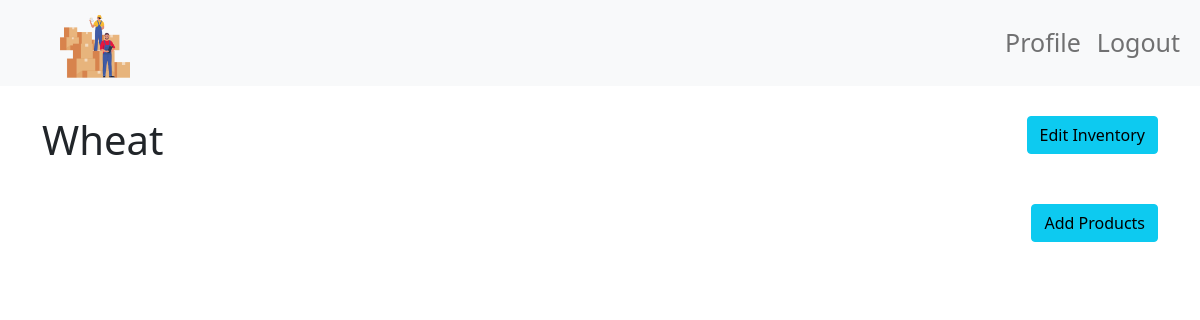
Page /inventory/1/ (signed in) on the earlier database version.
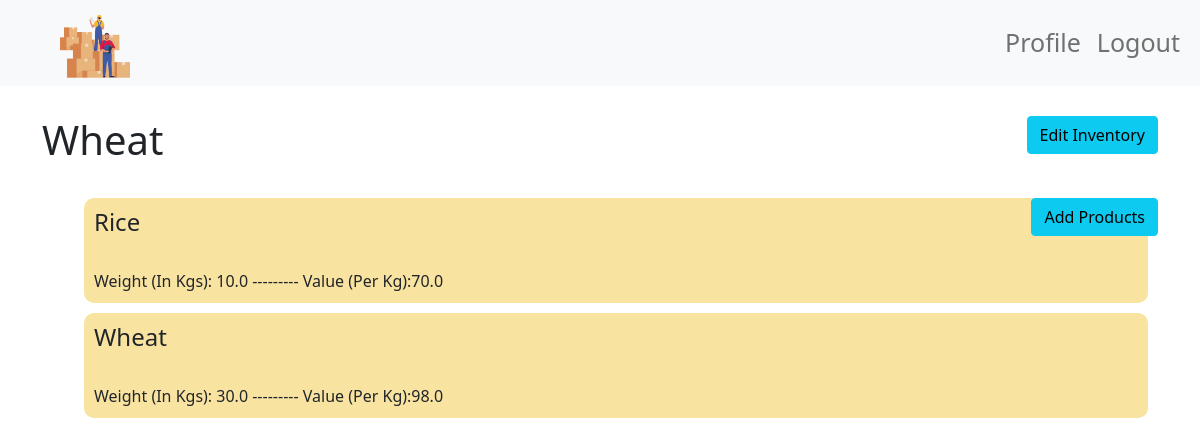
Same page on the later database version.
### base/models.py (models this page shows, shortened)
class Inventory(models.Model):
    user = models.ForeignKey(User,on_delete=models.CASCADE)
    name = models.CharField(max_length=20,default="Add A Name To Your Inventory")
    date_created = models.DateTimeField(null=False,default=timezone.now)
    products_present = models.ManyToManyField(Product)

class Product(models.Model):
    pname = models.CharField(max_length=30,null=False,default='item')
    weight = models.FloatField()
    value = models.FloatField()
    date_added = models.DateTimeField(null=False,default=timezone.now)

### base/views.py (the view)
# urls.py: path('inventory/<str:pk>/',views.inventory,name='inventory'),
@login_required(login_url='signin')
def inventory(request,pk):
    inventory = m.Inventory.objects.get(id=pk)
    products = inventory.products_present.all()
    if request.user != inventory.user:
        return Http404()
    else:
        context = {'inventory':inventory,"products":products}
        return render(request,'base/inventory.html',context)

### base/templates/base/inventory.html (shortened to what this page needs)
{% extends 'main.html' %}
{% block content %}
{% load static %}
<link rel="stylesheet" href="{% static 'css/main.css' %}">
    <div class="container">
        <div class="title-wrapper">
           <h1>{{ inventory.name }}</h1>
            <a class="btn btn-info" href="{% url 'edit_inventory' inventory.id %}">Edit Inventory</a>
        </div>
        <br>
        <div class="product-wrapper">
            <p class="pro_btn">
                <a class="btn btn-info" href="{% url 'add_product' inventory.id %}">Add Products</a>
            </p>
           <ul>
                {% for product in inventory.products_present.all %}
                    <li class="product">
                        <h4>{{ product.pname }}</h4>
                        <br>
                        Weight (In Kgs): {{ product.weight }} --------- Value (Per Kg):{{ product.value }}
                    </li>
                {% endfor %}
            </ul>
        </div>
{% endblock content %}

### base/templates/main.html (shortened to what this page needs)
<!DOCTYPE html>
<html lang="en">
    {% load static %}
<head>
    <link href="https://cdn.jsdelivr.net/npm/bootstrap@5.0.2/dist/css/bootstrap.min.css" rel="stylesheet">
</head>
<body>
    <nav class="navbar navbar-expand-lg navbar-light bg-light">
        <div class="container-fluid">
          <a href="/" class="mx-5">
            <img src="{% static 'images/logo.png' %}" alt="logo" width="70px" height="70px">
          </a>
          <div class="collapse navbar-collapse" id="navbarNav">
            <ul class="navbar-nav ms-auto">
                {% if request.user.is_authenticated %}
                    <li class="nav-item">
                        <a href="{% url 'profile' %}" class="nav-link">Profile</a>
                    </li>
                    <li class="nav-item">
                      <a href="{% url 'signout' %}" class="nav-link">Logout</a>
                    </li>
                {% endif %}
            </ul>
          </div>
        </div>
      </nav>
      {% block content %}
      {% endblock content %}
</body>
</html>

### static/css/main.css (style rules this page uses)
.nav-link { font-size: 25px; }
.product { display: block; border-radius: 10px; background-color: rgb(249, 227, 161); padding: 10px; text-transform: capitalize; margin: 10px; }
.pro_btn { float: right; }
.title-wrapper h1 { display: inline; }
.title-wrapper { display: block; justify-items: flex-start; margin-top: 30px; text-transform: capitalize; }
.title-wrapper .btn { float: right; display: block; margin-bottom: 5px; }

Differences in the rows shown:
added Product: pname "Rice", weight "10.0", value "70.0"
added Product: pname "Wheat", weight "30.0", value "98.0"
